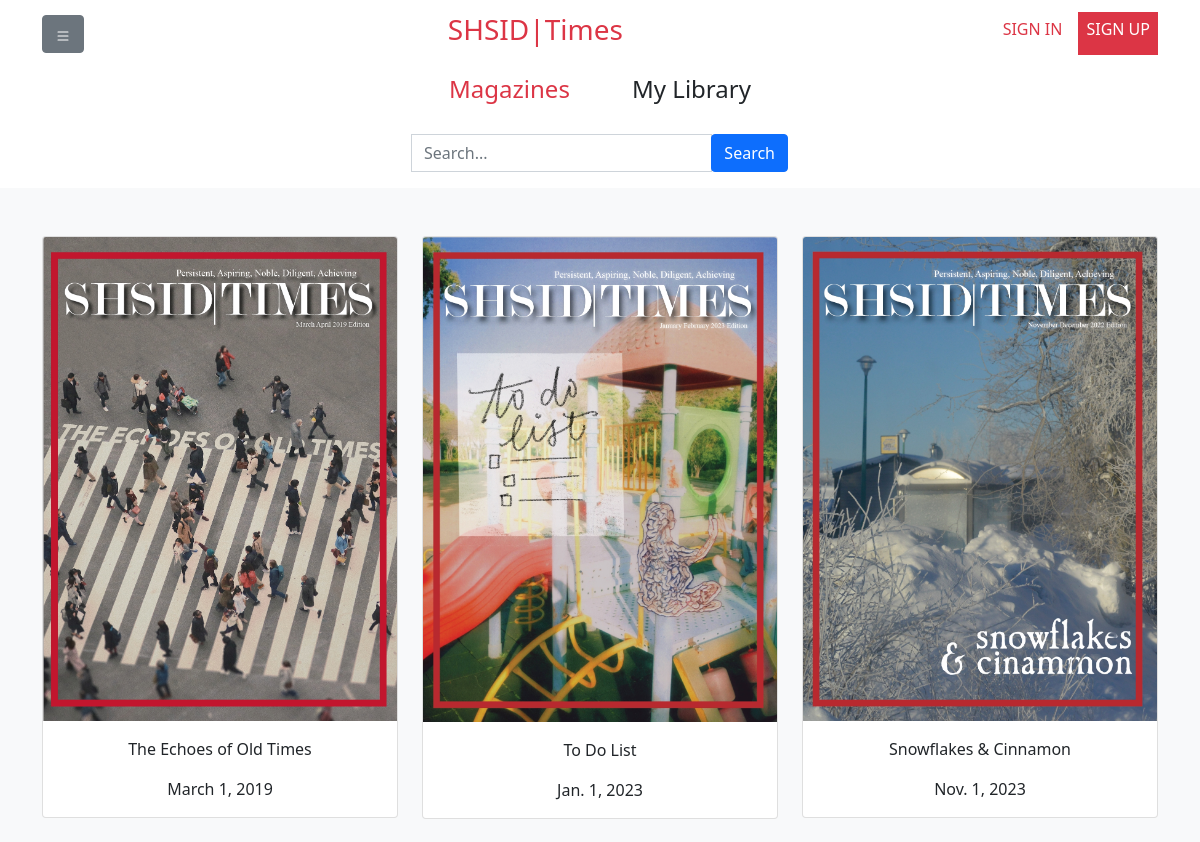
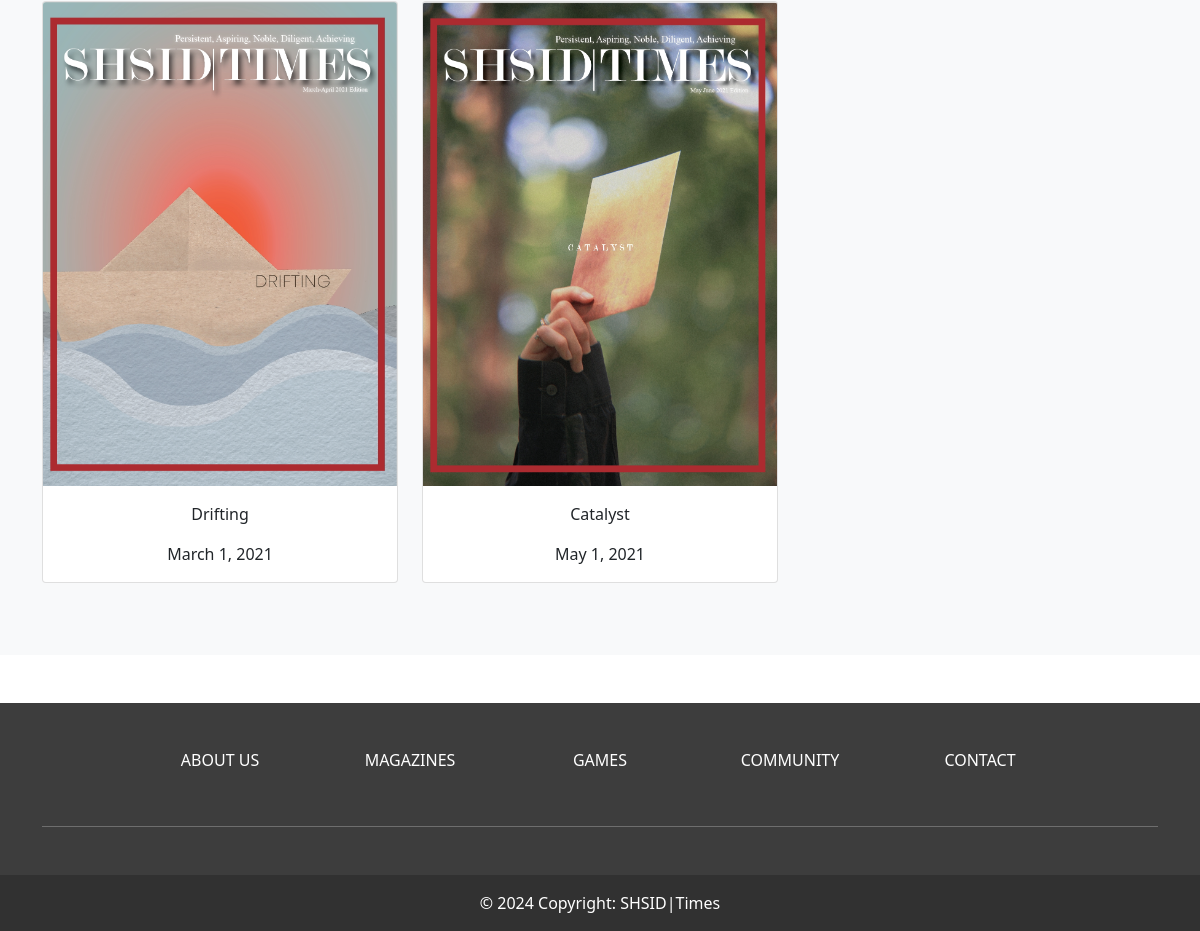
The page /magazine/ on the database as committed earlier (2 pictures, top to bottom).
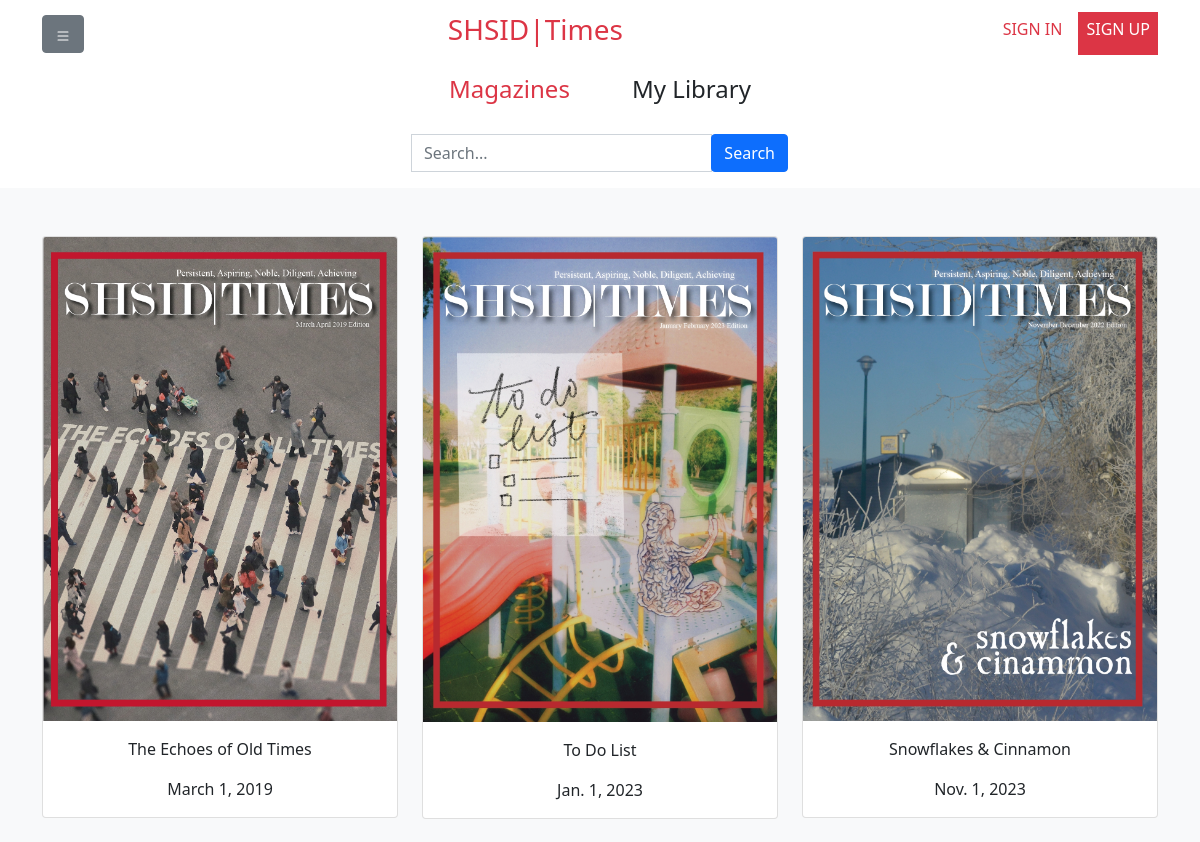
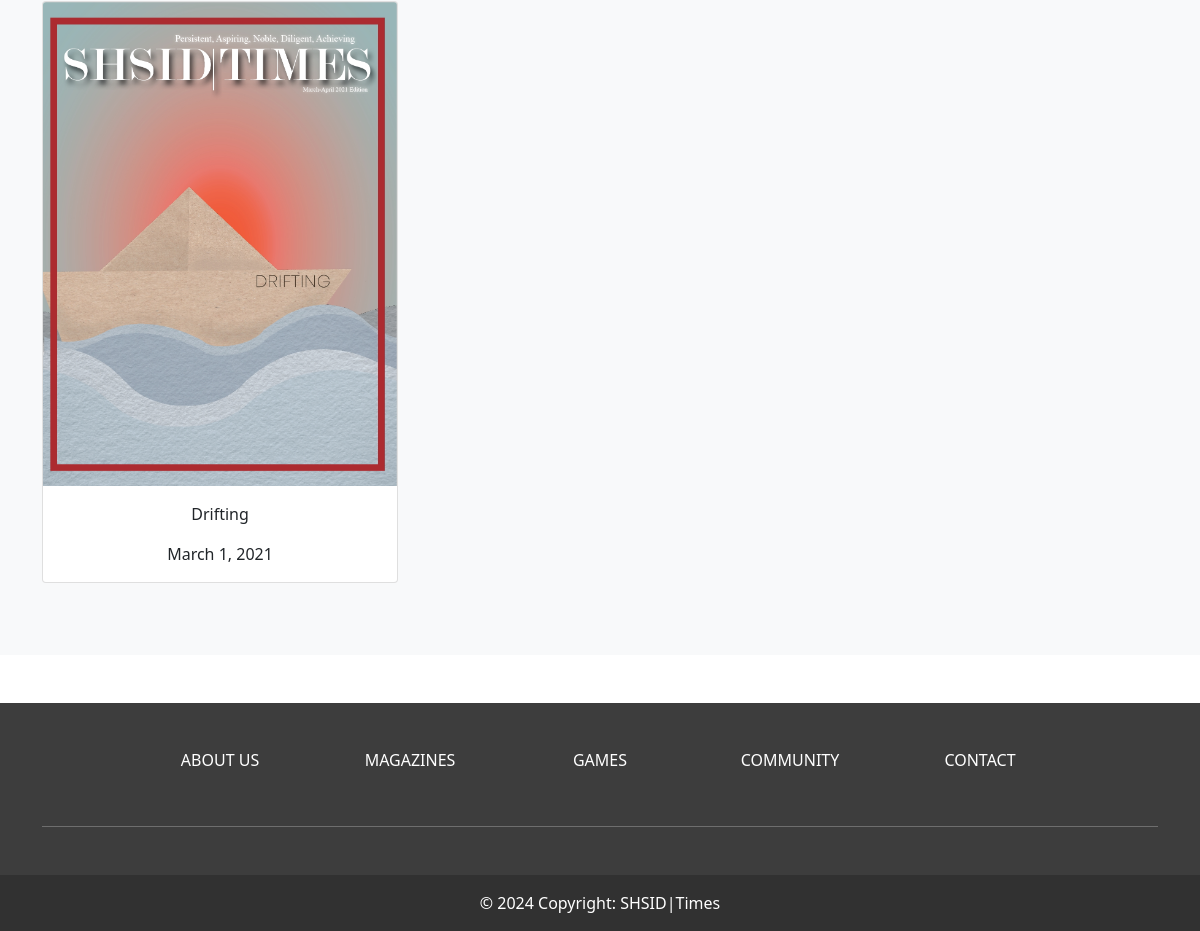
The same page on the database as committed later (2 pictures, top to bottom).
### magazines/models.py (models this page shows, shortened)
class Magazine(models.Model):
    title = models.CharField(max_length=100)
    theme = models.CharField(max_length=100, null=True)
    cover = models.ImageField(upload_to='cover/', null=True, blank=True)
    upload_date = models.DateTimeField(null=True)
    document = models.FileField(upload_to='library/')
    img1 = models.ImageField(upload_to="highlight/")
    img2 = models.ImageField(upload_to="highlight/")
    img3 = models.ImageField(upload_to="highlight/")
    t1 = models.CharField(max_length=300, null=True)
    t2 = models.CharField(max_length=300, null=True)
    t3 = models.CharField(max_length=300, null=True)

### magazines/views.py (the view)
# urls.py: path('', views.library, name='library'),
def library(request):
    assert isinstance(request, HttpRequest)
    magazines = Magazine.objects.all()
    searched = ''
    if request.method == 'GET':
        if request.GET.get("form_type") == 'search':
            query = request.GET['query']
            if len(query) != 0:
                searched = query
                query_in_list = query.split()
                to_ignore = ['a', 'an', 'and', 'are', 'as', 'at', 'be', 'but', 'by', 'for', 'if', 'in', 'into', 'is', 'it', 'no', 'not', 'of', 'on', 'or', 'such', 'that', 'the', 'their', 'then', 'there', 'these', 'they', 'this', 'to', 'was', 'will', 'with']
                filtered_query = [e for e in query_in_list if e not in to_ignore]
                results = []
                for item in filtered_query:
                    mags = Magazine.objects.filter(
                        Q(title__icontains=item)
                    )
                    for mag in mags:
                        if mag not in results:
                            results.append(mag)
                magazines = results
    return render(
        request,
        'library.html',
        {
            "title": "Library",
            "magazines": magazines,
            "searched": searched
        }
    )

### forum/templatetags/forum_concat.py (called while the page is built)
@register.filter
def concat(val1, val2):
    return f"{val1}{val2}"

### templates/library.html (shortened to what this page needs)
{% extends "home_layout.html" %}
{% block header %}
    <link href="{% static 'content/user_lib.css' %}" rel="stylesheet" />
{% endblock %}
{% block content2 %}
    <div class="album py-5 bg-light">
        <div class="container">
          <div class="row">
          {% if magazines %}
              {% for magazine in magazines %}
                  <a class="col-md-4 text-decoration-none text-dark" href="{% url 'magazine' magazine.id %}">
                      <div class="card mb-4 box-shadow">
                        <img class="card-img-top" style="width: 100%; display: block;" src="/media/{{ magazine.cover }}" data-holder-rendered="true">
                        <div class="card-body">
                          <p class="card-text text-center">{{ magazine.title}}</p>
                            <p class="card-text text-center">{{ magazine.upload_date.date}}</p>
                        </div>
                      </div>
                    </a>
              {% endfor %}
          {% else %}
              <span>No magazines yet...</span>
          {% endif %}
          </div>
        </div>
      </div>
{% endblock %}

Rows that differ between the two databases and show on the page:
removed Magazine: cover (picture), title "Catalyst", upload_date "May 1, 2021"
